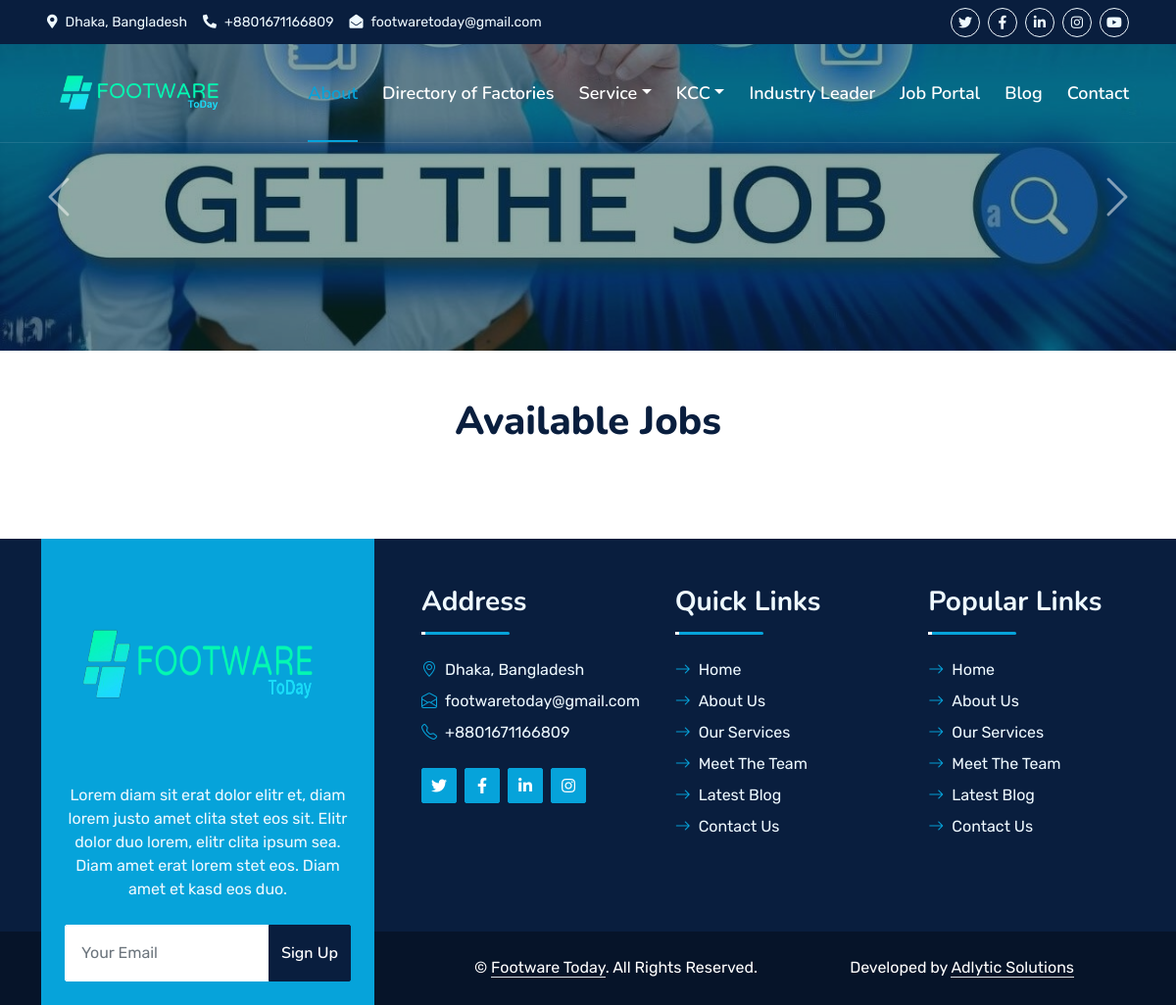
The page /job/ on the database as committed earlier.
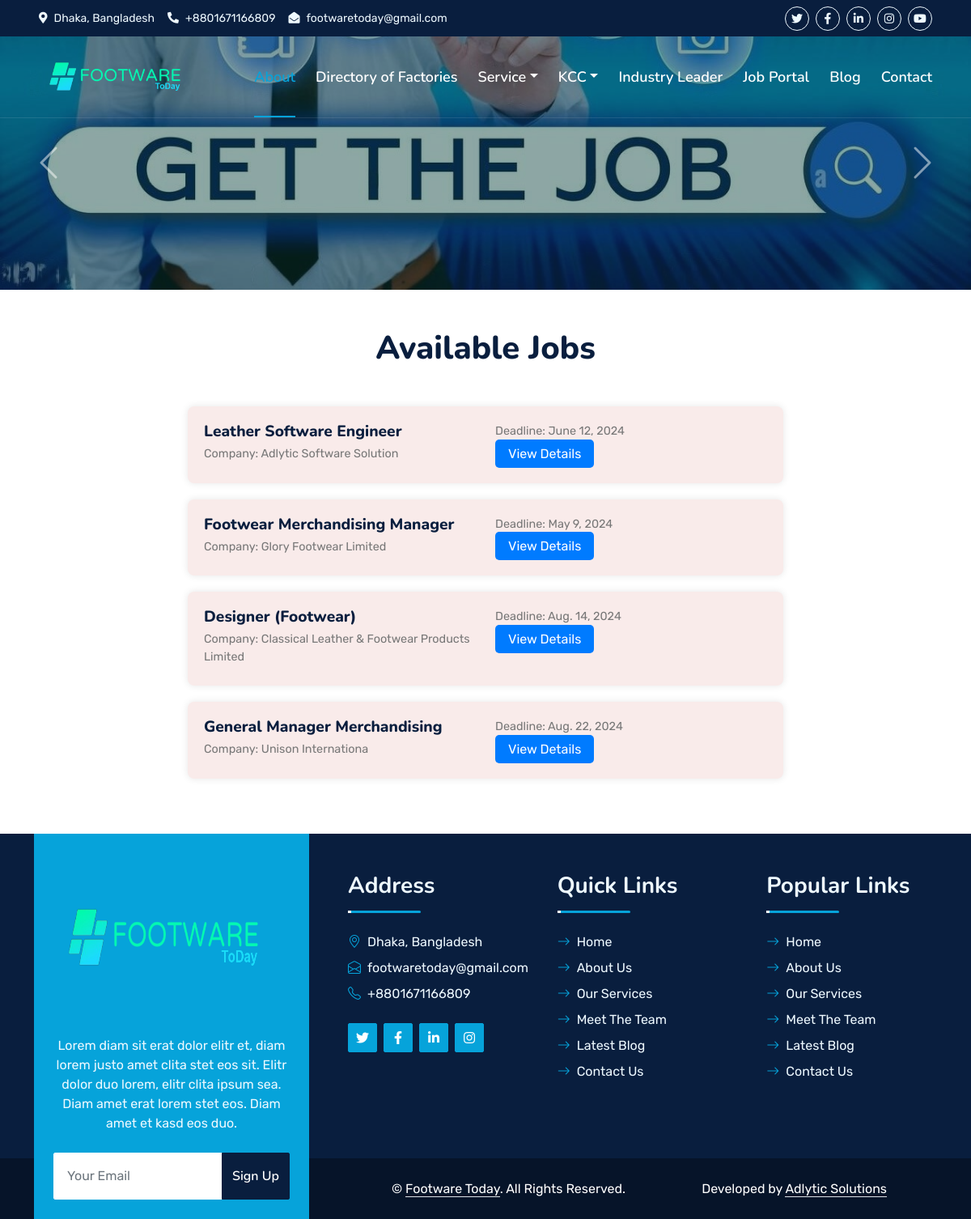
The same page on the database as committed later.
### job/models.py (models this page shows, shortened)
class Job(models.Model):
    title = models.CharField(max_length=100)
    description = models.CharField(max_length=300, blank=True, null= True)
    company = models.CharField(max_length=100, blank=True, null= True)
    deadline = models.DateField( blank=True, null= True)
    experience = models.CharField(max_length=100, blank=True, null=True)
    place = models.CharField(max_length=100, blank=True, null=True)
    responsibility = models.TextField(blank=True, null=True)
    skills_required = models.CharField(max_length=100, blank=True, null=True)
    salary = models.CharField(max_length=100, blank=True, null=True)
    duration = models.CharField(max_length=100, blank=True, null=True)
    others_facility = models.TextField(blank=True, null=True)

### job/views.py (the view)
# urls.py: path('job/', views.job_list, name='job_list'),
def job_list(request):
    jobs = Job.objects.all()
    return render(request, 'job_portal/job_list.html', {'jobs': jobs})

### job/templates/job_portal/job_list.html (shortened to what this page needs)
{% extends 'index.html' %} {% block body%} {% load static %}
<body>
  <div class="container-fluid position-relative p-0">
    <nav class="navbar navbar-expand-lg navbar-dark px-5 py-3 py-lg-0">
      <a href="{% url 'home' %}" class="navbar-brand p-0">
        <h1 class="m-0">
          <img
            class="w-100"
            src="{% static 'img/logo/up_logo.png' %}"
            height="100px"
            width="200px"
            alt="Image"
          />
        </h1>
      </a>
      <div class="collapse navbar-collapse" id="navbarCollapse">
        <div class="navbar-nav ms-auto py-0">
          <a href="{% url 'about'  %}" class="nav-item nav-link active"
            >About</a
          >
          <a href="{% url 'company_list'  %}" class="nav-item nav-link"
            >Directory of Factories</a
          >
          <div class="nav-item dropdown">
            <a
              href="#"
              class="nav-link dropdown-toggle"
              data-bs-toggle="dropdown"
              >Service</a
            >
          </div>
          <div class="nav-item dropdown">
            <a
              href="#"
              class="nav-link dropdown-toggle"
              data-bs-toggle="dropdown"
              >KCC</a
            >
          </div>
          <a href="{% url 'leaders'  %}" class="nav-item nav-link"
            >Industry Leader</a
          >
          <a href="" class="nav-item nav-link"> Job Portal</a>
          <a href="" class="nav-item nav-link">Blog</a>
          <a href="{% url 'contact'  %}" class="nav-item nav-link">Contact</a>
        </div>
      </div>
    </nav>
    <div
      id="header-carousel"
      class="carousel slide carousel-fade"
      data-bs-ride="carousel"
    >
      <div class="carousel-inner">
        <div class="carousel-item active">
          <img class="w-100" src="{% static 'img/job.jpeg'%}" alt="Image" />
          <div
            class="carousel-caption d-flex flex-column align-items-center justify-content-center"
          >
          </div>
        </div>
      </div>
      <button
        class="carousel-control-prev"
        type="button"
        data-bs-target="#header-carousel"
        data-bs-slide="prev"
      >
        <span class="carousel-control-prev-icon" aria-hidden="true"></span>
      </button>
      <button
        class="carousel-control-next"
        type="button"
        data-bs-target="#header-carousel"
        data-bs-slide="next"
      >
        <span class="carousel-control-next-icon" aria-hidden="true"></span>
      </button>
    </div>
  </div>
  <h1 class="text-center my-5">Available Jobs</h1>
  <div class="container">
    <div class="row">
      <div class="col-md-8 offset-md-2" >
        <ul class="job-list">
          {% for job in jobs %}
          <li class="job-item" style="background-color: #F9EBEA ;">
            <div class="row">
              <div class="col-md-6">
                <h2 class="job-title">{{ job.title }}</h2>
                <p class="job-company">Company: {{ job.company }}</p>
              </div>
              <div class="col-md-6">
                <p class="job-deadline">Deadline: {{ job.deadline }}</p>
                <a href="{% url 'submit_resume' job.id %}" class="cta-button"
                  >View Details</a
                >
              </div>
            </div>
          </li>
          {% endfor %}
        </ul>
      </div>
    </div>
  </div>
  {% endblock %}

### templates/index.html (shortened to what this page needs)
<!DOCTYPE html>
<html lang="en">
<head>
    {% load static %}
    <link href="https://cdnjs.cloudflare.com/ajax/libs/font-awesome/5.10.0/css/all.min.css" rel="stylesheet">
    <link href="https://cdn.jsdelivr.net/npm/bootstrap-icons@1.4.1/font/bootstrap-icons.css" rel="stylesheet">
    <link href="{% static 'lib/owlcarousel/assets/owl.carousel.min.css' % }" rel="stylesheet">
    <link href="{% static 'lib/animate/animate.min.css' %}" rel="stylesheet">
    <link href="{% static 'css/bootstrap.min.css' %}" rel="stylesheet">
    <link href="{% static 'css/style.css' %}" rel="stylesheet">
</head>
    <div class="container-fluid bg-dark px-5 d-none d-lg-block">
        <div class="row gx-0">
            <div class="col-lg-8 text-center text-lg-start mb-2 mb-lg-0">
                <div class="d-inline-flex align-items-center" style="height: 45px;">
                    <small class="me-3 text-light"><i class="fa fa-map-marker-alt me-2"></i>Dhaka, Bangladesh</small>
                    <small class="me-3 text-light"><i class="fa fa-phone-alt me-2"></i>+8801671166809</small>
                    <small class="text-light"><i class="fa fa-envelope-open me-2"></i>footwaretoday@gmail.com</small>
                </div>
            </div>
            <div class="col-lg-4 text-center text-lg-end">
                <div class="d-inline-flex align-items-center" style="height: 45px;">
                    <a class="btn btn-sm btn-outline-light btn-sm-square rounded-circle me-2" href=""><i class="fab fa-twitter fw-normal"></i></a>
                    <a class="btn btn-sm btn-outline-light btn-sm-square rounded-circle me-2" href=""><i class="fab fa-facebook-f fw-normal"></i></a>
                    <a class="btn btn-sm btn-outline-light btn-sm-square rounded-circle me-2" href=""><i class="fab fa-linkedin-in fw-normal"></i></a>
                    <a class="btn btn-sm btn-outline-light btn-sm-square rounded-circle me-2" href=""><i class="fab fa-instagram fw-normal"></i></a>
                    <a class="btn btn-sm btn-outline-light btn-sm-square rounded-circle" href=""><i class="fab fa-youtube fw-normal"></i></a>
                </div>
            </div>
        </div>
    </div>
    {% block body %}
    {% endblock %}
    <div class="container-fluid bg-dark text-light mt-5 wow fadeInUp" data-wow-delay="0.1s">
        <div class="container">
            <div class="row gx-5">
                <div class="col-lg-4 col-md-6 footer-about">
                    <div class="d-flex flex-column align-items-center justify-content-center text-center h-100 bg-primary p-4">
                        <a href="index.html" class="navbar-brand">
                            <h1 class="m-0 text-white">
								<img class="w-100" src="{% static 'img/logo/up_logo.png' %}" height="200px" width="200px" alt="Image">
							</h1>
                        </a>
                        <p class="mt-3 mb-4">Lorem diam sit erat dolor elitr et, diam lorem justo amet clita stet eos sit. Elitr dolor duo lorem, elitr clita ipsum sea. Diam amet erat lorem stet eos. Diam amet et kasd eos duo.</p>
                        <form action="">
                            <div class="input-group">
                                <input type="text" class="form-control border-white p-3" placeholder="Your Email">
                                <button class="btn btn-dark">Sign Up</button>
                            </div>
                        </form>
                    </div>
                </div>
                <div class="col-lg-8 col-md-6">
                    <div class="row gx-5">
                        <div class="col-lg-4 col-md-12 pt-5 mb-5">
                            <div class="section-title section-title-sm position-relative pb-3 mb-4">
                                <h3 class="text-light mb-0">Address</h3>
                            </div>
                            <div class="d-flex mb-2">
                                <i class="bi bi-geo-alt text-primary me-2"></i>
                                <p class="mb-0">Dhaka, Bangladesh</p>
                            </div>
                            <div class="d-flex mb-2">
                                <i class="bi bi-envelope-open text-primary me-2"></i>
                                <p class="mb-0">footwaretoday@gmail.com</p>
                            </div>
                            <div class="d-flex mb-2">
                                <i class="bi bi-telephone text-primary me-2"></i>
                                <p class="mb-0">+8801671166809</p>
                            </div>
                            <div class="d-flex mt-4">
                                <a class="btn btn-primary btn-square me-2" href="#"><i class="fab fa-twitter fw-normal"></i></a>
                                <a class="btn btn-primary btn-square me-2" href="#"><i class="fab fa-facebook-f fw-normal"></i></a>
                                <a class="btn btn-primary btn-square me-2" href="#"><i class="fab fa-linkedin-in fw-normal"></i></a>
                                <a class="btn btn-primary btn-square" href="#"><i class="fab fa-instagram fw-normal"></i></a>
                            </div>
                        </div>
                        <div class="col-lg-4 col-md-12 pt-0 pt-lg-5 mb-5">
                            <div class="section-title section-title-sm position-relative pb-3 mb-4">
                                <h3 class="text-light mb-0">Quick Links</h3>
                            </div>
                            <div class="link-animated d-flex flex-column justify-content-start">
                                <a class="text-light mb-2" href="#"><i class="bi bi-arrow-right text-primary me-2"></i>Home</a>
                                <a class="text-light mb-2" href="#"><i class="bi bi-arrow-right text-primary me-2"></i>About Us</a>
                                <a class="text-light mb-2" href="#"><i class="bi bi-arrow-right text-primary me-2"></i>Our Services</a>
                                <a class="text-light mb-2" href="#"><i class="bi bi-arrow-right text-primary me-2"></i>Meet The Team</a>
                                <a class="text-light mb-2" href="#"><i class="bi bi-arrow-right text-primary me-2"></i>Latest Blog</a>
                                <a class="text-light" href="#"><i class="bi bi-arrow-right text-primary me-2"></i>Contact Us</a>
                            </div>
                        </div>
                        <div class="col-lg-4 col-md-12 pt-0 pt-lg-5 mb-5">
                            <div class="section-title section-title-sm position-relative pb-3 mb-4">
                                <h3 class="text-light mb-0">Popular Links</h3>
                            </div>
                            <div class="link-animated d-flex flex-column justify-content-start">
                                <a class="text-light mb-2" href="#"><i class="bi bi-arrow-right text-primary me-2"></i>Home</a>
                                <a class="text-light mb-2" href="#"><i class="bi bi-arrow-right text-primary me-2"></i>About Us</a>
                                <a class="text-light mb-2" href="#"><i class="bi bi-arrow-right text-primary me-2"></i>Our Services</a>
                                <a class="text-light mb-2" href="#"><i class="bi bi-arrow-right text-primary me-2"></i>Meet The Team</a>
                                <a class="text-light mb-2" href="#"><i class="bi bi-arrow-right text-primary me-2"></i>Latest Blog</a>
                                <a class="text-light" href="#"><i class="bi bi-arrow-right text-primary me-2"></i>Contact Us</a>
                            </div>
                        </div>
                    </div>
                </div>
            </div>
        </div>
    </div>
    <div class="container-fluid text-white" style="background: #061429;">
        <div class="container text-center">
            <div class="row justify-content-end">
                <div class="col-lg-8 col-md-6">
                    <div class="d-flex align-items-center justify-content-center" style="height: 75px;">
                        <p class="mb-0">&copy; <a class="text-white border-bottom" href="#">Footware Today</a>. All Rights Reserved.
						 &nbsp;&nbsp;&nbsp;&nbsp;&nbsp;&nbsp;&nbsp;&nbsp;&nbsp;&nbsp;&nbsp;&nbsp;&nbsp;&nbsp;&nbsp;&nbsp;&nbsp;&nbsp;&nbsp;&nbsp;&nbsp;&nbsp;
						 Developed by <a class="text-white border-bottom" href="https://www.adlyticsolutions.com">Adlytic Solutions</a></p>
                    </div>
                </div>
            </div>
        </div>
    </div>
</body>
</html>

### static/css/style.css (style rules this page uses)
:root { --primary: #06A3DA; --secondary: #34AD54; --light: #EEF9FF; --dark: #091E3E; }
h1, h2, .fw-bold { font-weight: 800 !important; }
h3, h4, .fw-semi-bold { font-weight: 700 !important; }
.btn { font-family: 'Nunito', sans-serif; font-weight: 600; transition: .5s; }
.btn-primary, .btn-secondary { color: #FFFFFF; box-shadow: inset 0 0 0 50px transparent; }
.btn-square { width: 36px; height: 36px; }
.btn-sm-square { width: 30px; height: 30px; }
.btn-square, .btn-sm-square, .btn-lg-square { padding-left: 0; padding-right: 0; text-align: center; }
.navbar-dark .navbar-nav .nav-link { font-family: 'Nunito', sans-serif; position: relative; margin-left: 25px; padding: 35px 0; color: #FFFFFF; font-size: 18px; font-weight: 600; outline: none; transition: .5s; }
.navbar-dark .navbar-nav .nav-link:hover, .navbar-dark .navbar-nav .nav-link.active { color: var(--primary); }
.navbar-dark .navbar-brand h1 { color: #FFFFFF; }
@media (min-width: 992px) { .navbar-dark { position: absolute; width: 100%; top: 0; left: 0; border-bottom: 1px solid rgba(256, 256, 256, .1); z-index: 999; } }
@media (min-width: 992px) { .navbar-dark .navbar-nav .nav-link::before { position: absolute; content: ""; width: 0; height: 2px; bottom: -1px; left: 50%; background: var(--primary); transition: .5s; } }
@media (min-width: 992px) { .navbar-dark .navbar-nav .nav-link:hover::before, .navbar-dark .navbar-nav .nav-link.active::before { width: 100%; left: 0; } }
.carousel-caption { top: 0; left: 0; right: 0; bottom: 0; background: rgba(9, 62, 55, .45); z-index: 1; }
.carousel-control-prev, .carousel-control-next { width: 10%; }
.carousel-control-prev-icon, .carousel-control-next-icon { width: 3rem; height: 3rem; }
.section-title::before { position: absolute; content: ""; width: 150px; height: 5px; left: 0; bottom: 0; background: var(--primary); border-radius: 2px; }
.section-title.section-title-sm::before { width: 90px; height: 3px; }
.section-title::after { position: absolute; content: ""; width: 6px; height: 5px; bottom: 0px; background: #FFFFFF; -webkit-animation: section-title-run 5s infinite linear; animation: section-title-run 5s infinite linear; }
.section-title.section-title-sm::after { width: 4px; height: 3px; }
.section-title.section-title-sm::after { -webkit-animation: section-title-run-sm 5s infinite linear; animation: section-title-run-sm 5s infinite linear; }
.link-animated a { transition: .5s; }
@media (min-width: 767.98px) { .footer-about { margin-bottom: -75px; } }

### job/templates/job_portal/job_list.html (style rules this page uses)
.job-list { list-style-type: none; padding: 0; margin: 0; }
.job-item { background-color: #f9f9f9; border-radius: 8px; padding: 20px; margin-bottom: 20px; box-shadow: 0 0 10px rgba(0, 0, 0, 0.1); }
.job-title { font-size: 1.2rem; margin-bottom: 5px; }
.job-company { color: #777; font-size: 0.9rem; margin-bottom: 5px; }
.job-deadline { color: #777; font-size: 0.9rem; margin-bottom: 5px; }
.cta-button { background-color: #007bff; color: #fff; border: none; padding: 8px 16px; border-radius: 5px; text-decoration: none; transition: background-color 0.3s ease; }

Rows that differ between the two databases and show on the page:
added Job: title "Leather Software Engineer", company "Adlytic Software Solution", deadline "June 12, 2024"
added Job: title "Footwear Merchandising Manager", company "Glory Footwear Limited", deadline "May 9, 2024"
added Job: title "Designer (Footwear)", company "Classical Leather & Footwear Products Limited", deadline "Aug. 14, 2024"
added Job: title "General Manager Merchandising", company "Unison Internationa", deadline "Aug. 22, 2024"
